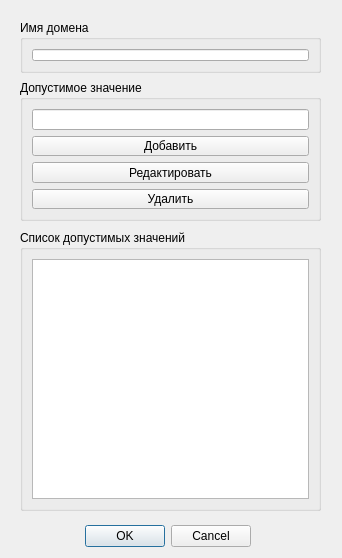
<?xml version="1.0" encoding="UTF-8"?>
<ui version="4.0">
 <class>dialog</class>
 <widget class="QDialog" name="dialog">
  <property name="geometry">
   <rect>
    <x>0</x>
    <y>0</y>
    <width>342</width>
    <height>558</height>
   </rect>
  </property>
  <property name="windowTitle">
   <string>Добавление домена</string>
  </property>
  <widget class="QDialogButtonBox" name="buttonBox">
   <property name="geometry">
    <rect>
     <x>-370</x>
     <y>520</y>
     <width>621</width>
     <height>32</height>
    </rect>
   </property>
   <property name="orientation">
    <enum>Qt::Horizontal</enum>
   </property>
   <property name="standardButtons">
    <set>QDialogButtonBox::Cancel|QDialogButtonBox::Ok</set>
   </property>
  </widget>
  <widget class="QGroupBox" name="groupBox">
   <property name="geometry">
    <rect>
     <x>20</x>
     <y>20</y>
     <width>301</width>
     <height>53</height>
    </rect>
   </property>
   <property name="title">
    <string>Имя домена</string>
   </property>
   <layout class="QVBoxLayout" name="verticalLayout">
    <item>
     <widget class="QLineEdit" name="domainName"/>
    </item>
   </layout>
  </widget>
  <widget class="QGroupBox" name="groupBox_3">
   <property name="geometry">
    <rect>
     <x>20</x>
     <y>230</y>
     <width>301</width>
     <height>281</height>
    </rect>
   </property>
   <property name="title">
    <string>Список допустимых значений</string>
   </property>
   <layout class="QVBoxLayout" name="verticalLayout_3">
    <item>
     <widget class="QListWidget" name="domainList"/>
    </item>
   </layout>
  </widget>
  <widget class="QGroupBox" name="groupBox_4">
   <property name="geometry">
    <rect>
     <x>20</x>
     <y>80</y>
     <width>301</width>
     <height>141</height>
    </rect>
   </property>
   <property name="title">
    <string>Допустимое значение</string>
   </property>
   <layout class="QVBoxLayout" name="verticalLayout_4">
    <item>
     <widget class="QLineEdit" name="domainValue"/>
    </item>
    <item>
     <widget class="QPushButton" name="buttonAdd">
      <property name="text">
       <string>Добавить</string>
      </property>
     </widget>
    </item>
    <item>
     <widget class="QPushButton" name="buttonEdit">
      <property name="text">
       <string>Редактировать</string>
      </property>
     </widget>
    </item>
    <item>
     <widget class="QPushButton" name="buttonDelete">
      <property name="text">
       <string>Удалить</string>
      </property>
     </widget>
    </item>
   </layout>
  </widget>
 </widget>
 <resources/>
 <connections>
  <connection>
   <sender>buttonBox</sender>
   <signal>accepted()</signal>
   <receiver>dialog</receiver>
   <slot>accept()</slot>
   <hints>
    <hint type="sourcelabel">
     <x>248</x>
     <y>254</y>
    </hint>
    <hint type="destinationlabel">
     <x>157</x>
     <y>274</y>
    </hint>
   </hints>
  </connection>
  <connection>
   <sender>buttonBox</sender>
   <signal>rejected()</signal>
   <receiver>dialog</receiver>
   <slot>reject()</slot>
   <hints>
    <hint type="sourcelabel">
     <x>316</x>
     <y>260</y>
    </hint>
    <hint type="destinationlabel">
     <x>286</x>
     <y>274</y>
    </hint>
   </hints>
  </connection>
 </connections>
</ui>
